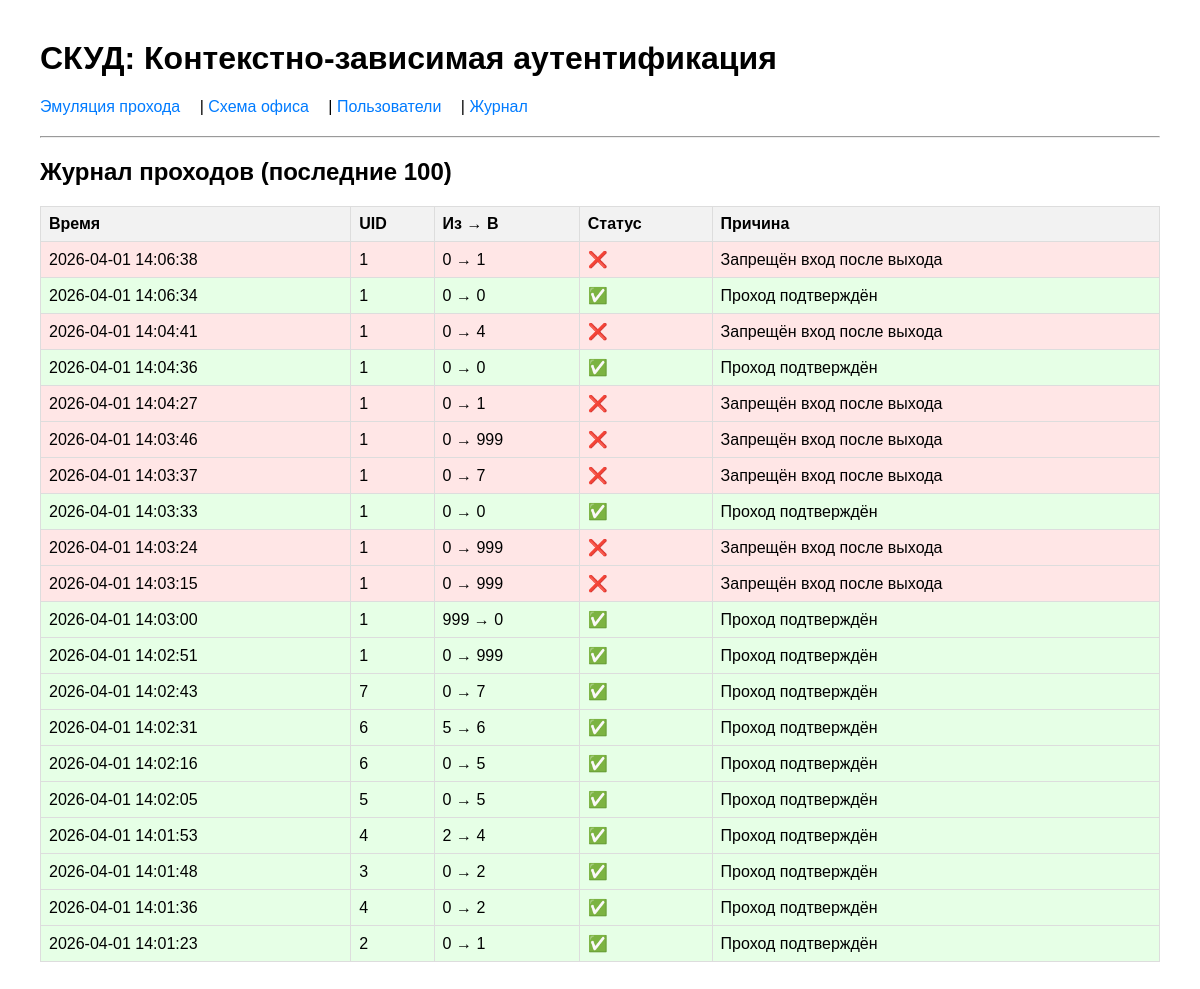
Page /logs on the earlier database version.
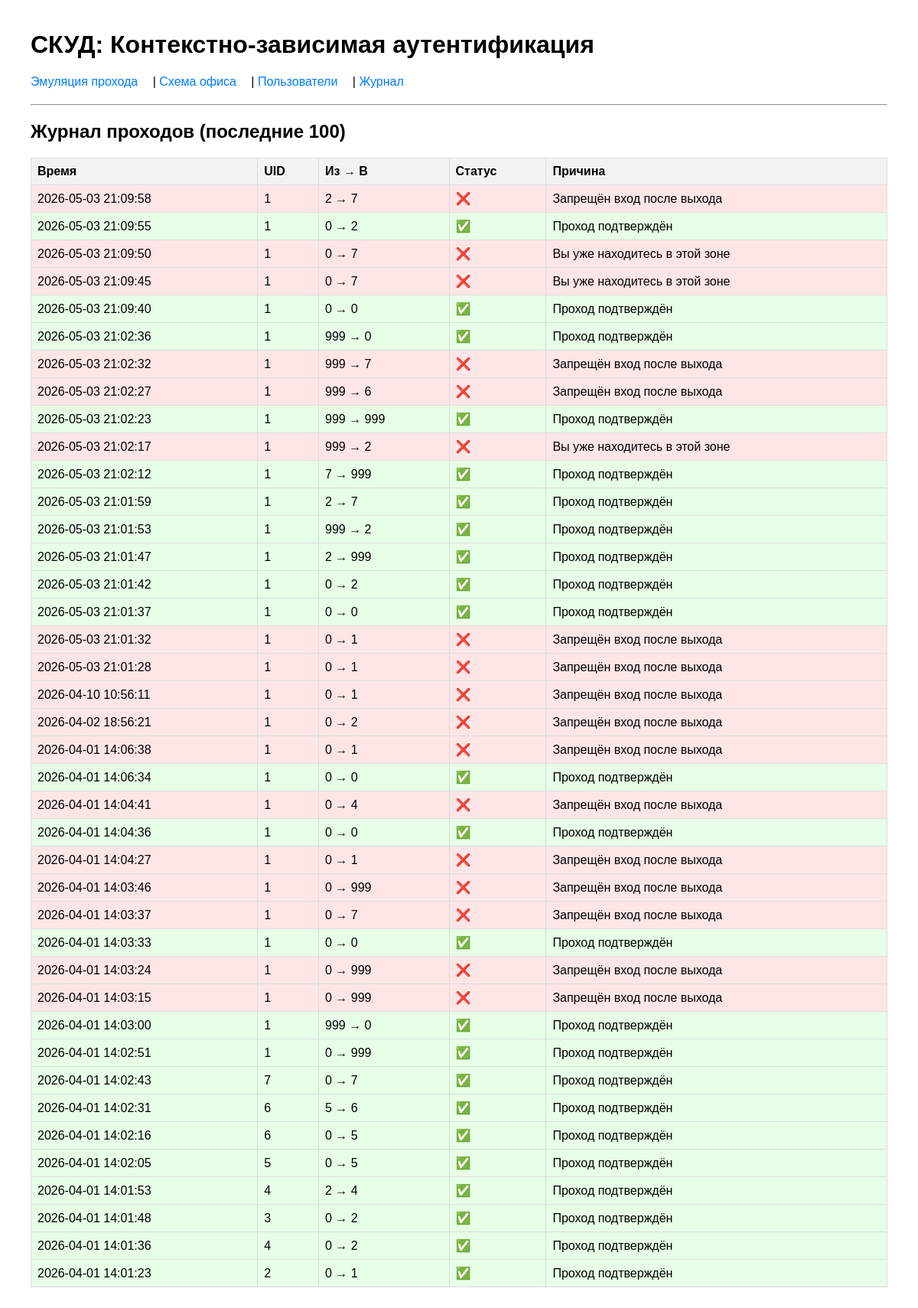
Same page on the later database version.
### tables this page shows
CREATE TABLE access_logs (
            id INTEGER PRIMARY KEY AUTOINCREMENT,
            uid TEXT NOT NULL,
            zone_from INTEGER NOT NULL,
            zone_to INTEGER NOT NULL,
            success INTEGER NOT NULL,
            reason TEXT,
            timestamp DATETIME DEFAULT CURRENT_TIMESTAMP,
            FOREIGN KEY (uid) REFERENCES users(uid)
        );

### app.py (the view)
@app.route('/logs')
def logs():
    logs_list = get_recent_logs(100)
    return render_template('logs.html', logs=logs_list)

### database.py (called while the page is built)
def get_connection():
    conn = sqlite3.connect(DB_PATH)
    conn.row_factory = sqlite3.Row
    conn.execute("PRAGMA foreign_keys = ON")
    return conn

def get_recent_logs(limit: int = 100):
    conn = get_connection()
    cursor = conn.cursor()
    cursor.execute(
        "SELECT * FROM access_logs ORDER BY timestamp DESC LIMIT ?",
        (limit,)
    )
    logs = cursor.fetchall()
    conn.close()
    return logs

### templates/logs.html
{% extends "base.html" %}
{% block content %}
<h2>Журнал проходов (последние 100)</h2>
<table>
    <tr>
        <th>Время</th><th>UID</th><th>Из → В</th><th>Статус</th><th>Причина</th>
    </tr>
    {% for log in logs %}
    <tr style="background: {% if log.success %}#e6ffe6{% else %}#ffe6e6{% endif %}">
        <td>{{ log.timestamp }}</td>
        <td>{{ log.uid }}</td>
        <td>{{ log.zone_from }} → {{ log.zone_to }}</td>
        <td>{% if log.success %}✅{% else %}❌{% endif %}</td>
        <td>{{ log.reason }}</td>
    </tr>
    {% endfor %}
</table>
{% endblock %}

Differences in the rows shown:
added access_logs: timestamp "2026-05-03 21:09:58", uid "1", zone_from "2", zone_to "7", reason "Запрещён вход после выхода", success 0 (drawn)
added access_logs: timestamp "2026-05-03 21:09:55", uid "1", zone_from "0", zone_to "2", reason "Проход подтверждён"
added access_logs: timestamp "2026-05-03 21:09:50", uid "1", zone_from "0", zone_to "7", reason "Вы уже находитесь в этой зоне", success 0 (drawn)
added access_logs: timestamp "2026-05-03 21:09:45", uid "1", zone_from "0", zone_to "7", reason "Вы уже находитесь в этой зоне", success 0 (drawn)
added access_logs: timestamp "2026-05-03 21:09:40", uid "1", zone_from "0", zone_to "0", reason "Проход подтверждён"
added access_logs: timestamp "2026-05-03 21:02:36", uid "1", zone_from "999", zone_to "0", reason "Проход подтверждён"
added access_logs: timestamp "2026-05-03 21:02:32", uid "1", zone_from "999", zone_to "7", reason "Запрещён вход после выхода", success 0 (drawn)
added access_logs: timestamp "2026-05-03 21:02:27", uid "1", zone_from "999", zone_to "6", reason "Запрещён вход после выхода", success 0 (drawn)
added access_logs: timestamp "2026-05-03 21:02:23", uid "1", zone_from "999", zone_to "999", reason "Проход подтверждён"
added access_logs: timestamp "2026-05-03 21:02:17", uid "1", zone_from "999", zone_to "2", reason "Вы уже находитесь в этой зоне", success 0 (drawn)
added access_logs: timestamp "2026-05-03 21:02:12", uid "1", zone_from "7", zone_to "999", reason "Проход подтверждён"
added access_logs: timestamp "2026-05-03 21:01:59", uid "1", zone_from "2", zone_to "7", reason "Проход подтверждён"
added access_logs: timestamp "2026-05-03 21:01:53", uid "1", zone_from "999", zone_to "2", reason "Проход подтверждён"
added access_logs: timestamp "2026-05-03 21:01:47", uid "1", zone_from "2", zone_to "999", reason "Проход подтверждён"
added access_logs: timestamp "2026-05-03 21:01:42", uid "1", zone_from "0", zone_to "2", reason "Проход подтверждён"
added access_logs: timestamp "2026-05-03 21:01:37", uid "1", zone_from "0", zone_to "0", reason "Проход подтверждён"
added access_logs: timestamp "2026-05-03 21:01:32", uid "1", zone_from "0", zone_to "1", reason "Запрещён вход после выхода", success 0 (drawn)
added access_logs: timestamp "2026-05-03 21:01:28", uid "1", zone_from "0", zone_to "1", reason "Запрещён вход после выхода", success 0 (drawn)
added access_logs: timestamp "2026-04-10 10:56:11", uid "1", zone_from "0", zone_to "1", reason "Запрещён вход после выхода", success 0 (drawn)
added access_logs: timestamp "2026-04-02 18:56:21", uid "1", zone_from "0", zone_to "2", reason "Запрещён вход после выхода", success 0 (drawn)
